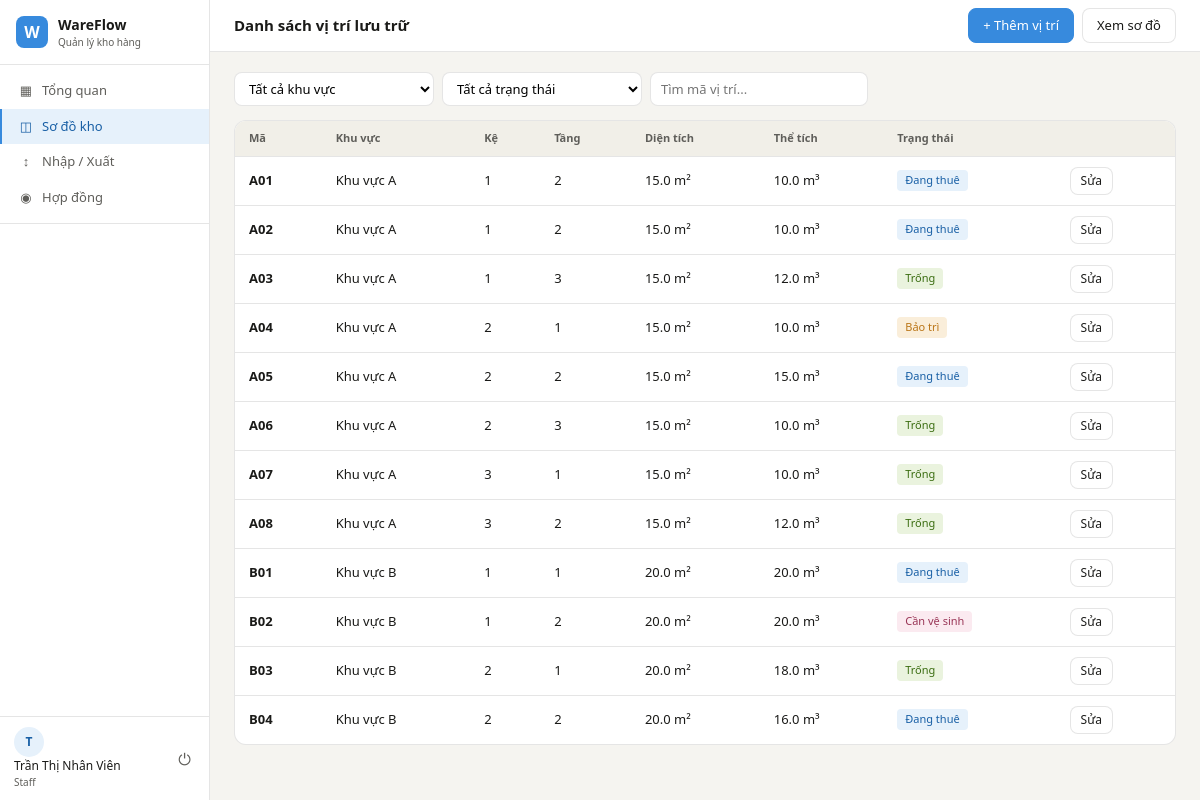
Page /warehouse/slots (signed in) on the committed database.
### app/models/__init__.py (models this page shows, shortened)
class User(UserMixin, db.Model):
    __tablename__ = 'users'
    id           = db.Column(db.Integer, primary_key=True)
    username     = db.Column(db.String(80), unique=True, nullable=False)
    email        = db.Column(db.String(120), unique=True, nullable=False)
    password_hash = db.Column(db.String(256), nullable=False)
    full_name    = db.Column(db.String(150))
    phone        = db.Column(db.String(20))
    role         = db.Column(db.String(20), default=UserRole.STAFF.value)
    is_active    = db.Column(db.Boolean, default=True)
    created_at   = db.Column(db.DateTime, default=datetime.utcnow)
    def is_admin(self):
        return self.role == UserRole.ADMIN.value

class Slot(db.Model):
    __tablename__ = 'slots'
    id           = db.Column(db.Integer, primary_key=True)
    code         = db.Column(db.String(20), unique=True, nullable=False)  # 'A01', 'B03'
    zone_id      = db.Column(db.Integer, db.ForeignKey('zones.id'), nullable=False)
    row_number   = db.Column(db.Integer)          # Dãy kệ
    floor_number = db.Column(db.Integer)          # Tầng
    area_m2      = db.Column(db.Float, default=0)
    volume_m3    = db.Column(db.Float, default=0)
    max_weight_kg = db.Column(db.Float, default=0)
    status       = db.Column(db.String(20), default=SlotStatus.EMPTY.value)
    notes        = db.Column(db.Text)
    updated_at   = db.Column(db.DateTime, default=datetime.utcnow,
                             onupdate=datetime.utcnow)
    contract_slots = db.relationship('ContractSlot', backref='slot', lazy='dynamic')

class Zone(db.Model):
    __tablename__ = 'zones'
    id           = db.Column(db.Integer, primary_key=True)
    code         = db.Column(db.String(10), unique=True, nullable=False)  # 'A', 'B'
    name         = db.Column(db.String(100), nullable=False)               # 'Khu vực A'
    description  = db.Column(db.String(200))                               # 'Hàng khô'
    max_area_m2  = db.Column(db.Float, default=0)                         # Diện tích tối đa
    max_weight_kg = db.Column(db.Float, default=0)                        # Tải trọng tối đa
    created_at   = db.Column(db.DateTime, default=datetime.utcnow)
    slots = db.relationship('Slot', backref='zone', lazy='dynamic',
                            cascade='all, delete-orphan')

### app/routes/warehouse.py (the view)
@warehouse_bp.route('/slots')
@login_required
def slot_list():
    zone_id = request.args.get('zone_id', type=int)
    status  = request.args.get('status', '')
    search  = request.args.get('search', '').strip()
    query = Slot.query
    if zone_id:
        query = query.filter_by(zone_id=zone_id)
    if status:
        query = query.filter_by(status=status)
    if search:
        query = query.filter(Slot.code.ilike(f'%{search}%'))
    slots = query.order_by(Slot.code).all()
    zones = Zone.query.all()
    return render_template('warehouse/slot_list.html',
                           slots=slots, zones=zones,
                           status_labels=STATUS_LABELS,
                           statuses=SlotStatus)

### app/models/__init__.py (called while the page is built)
@login_manager.user_loader
def load_user(user_id):
    return User.query.get(int(user_id))

### run.py (called while the page is built)
@app.context_processor
def inject_globals():
    from datetime import datetime
    return {'now': datetime.now()}

### app/templates/warehouse/slot_list.html (shortened to what this page needs)
{% extends 'base.html' %}
{% block page_title %}Danh sách vị trí lưu trữ{% endblock %}
{% block topbar_actions %}
<a href="{{ url_for('warehouse.slot_create') }}" class="btn btn-primary">+ Thêm vị trí</a>
<a href="{{ url_for('warehouse.index') }}" class="btn">Xem sơ đồ</a>
{% endblock %}
{% block content %}
<div class="filter-bar">
  <form method="GET" style="display:flex;gap:8px">
    <select name="zone_id" class="search-input" onchange="this.form.submit()">
      <option value="">Tất cả khu vực</option>
    </select>
    <select name="status" class="search-input" onchange="this.form.submit()">
      <option value="">Tất cả trạng thái</option>
    </select>
    <input type="text" name="search" value="{{ request.args.get('search','') }}" class="search-input"
      placeholder="Tìm mã vị trí...">
  </form>
</div>
<div class="panel">
  <div class="table-wrap">
    <table>
      <thead>
        <tr>
          <th>Mã</th>
          <th>Khu vực</th>
          <th>Kệ</th>
          <th>Tầng</th>
          <th>Diện tích</th>
          <th>Thể tích</th>
          <th>Trạng thái</th>
          <th></th>
        </tr>
      </thead>
      <tbody>
        {% for s in slots %}
        {% set label, color = status_labels[s.status] %}
        <tr>
          <td><strong>{{ s.code }}</strong></td>
          <td>{{ s.zone.name }}</td>
          <td>{{ s.row_number }}</td>
          <td>{{ s.floor_number }}</td>
          <td>{{ s.area_m2 }} m²</td>
          <td>{{ s.volume_m3 }} m³</td>
          <td><span class="badge badge-{{ color }}">{{ label }}</span></td>
          <td><a href="{{ url_for('warehouse.slot_edit', slot_id=s.id) }}" class="btn btn-sm">Sửa</a></td>
        </tr>
        {% endfor %}
      </tbody>
    </table>
  </div>
</div>
{% endblock %}

### app/templates/base.html (shortened to what this page needs)
<!DOCTYPE html>
<html lang="vi">
<head>
  <link rel="stylesheet" href="{{ url_for('static', filename='css/main.css') }}">
</head>
<body>
{% if current_user.is_authenticated %}
<div class="app-layout">
  <aside class="sidebar">
    <div class="sidebar-logo">
      <div class="logo-icon">W</div>
      <div>
        <div class="logo-name">WareFlow</div>
        <div class="logo-sub">Quản lý kho hàng</div>
      </div>
    </div>
    <nav class="sidebar-nav">
      <a href="{{ url_for('dashboard.index') }}"
         class="nav-item {% if request.endpoint == 'dashboard.index' %}active{% endif %}">
        <span class="nav-icon">▦</span> Tổng quan
      </a>
      <a href="{{ url_for('warehouse.index') }}"
         class="nav-item {% if 'warehouse' in request.endpoint %}active{% endif %}">
        <span class="nav-icon">◫</span> Sơ đồ kho
      </a>
      <a href="{{ url_for('logistics.index') }}"
         class="nav-item {% if 'logistics' in request.endpoint %}active{% endif %}">
        <span class="nav-icon">↕</span> Nhập / Xuất
      </a>
      <a href="{{ url_for('contracts.index') }}"
         class="nav-item {% if 'contracts' in request.endpoint %}active{% endif %}">
        <span class="nav-icon">◉</span> Hợp đồng
      </a>
      <div class="nav-divider"></div>
    </nav>
    <div class="sidebar-footer">
      <div class="user-info">
        <div class="user-avatar">{{ current_user.full_name[0] if current_user.full_name else current_user.username[0] }}</div>
        <div>
          <div class="user-name">{{ current_user.full_name or current_user.username }}</div>
          <div class="user-role">{{ current_user.role | capitalize }}</div>
        </div>
      </div>
      <a href="{{ url_for('auth.logout') }}" class="logout-btn" title="Đăng xuất">⏻</a>
    </div>
  </aside>
  <div class="main-content">
    <header class="topbar">
      <h1 class="page-title">{% block page_title %}{% endblock %}</h1>
      <div class="topbar-actions">{% block topbar_actions %}{% endblock %}</div>
    </header>
    <div class="content-body">
      {% block content %}{% endblock %}
    </div>
  </div>
</div>
{% else %}
  {% block auth_content %}{% endblock %}
{% endif %}
</body>
</html>

### rows in the picture
User: full_name "T", full_name "Trần Thị Nhân Viên", role "Staff"
Slot: code "A01", zone.name "Khu vực A", row_number "1", floor_number "2", area_m2 "15.0", volume_m3 "10.0", label "Đang thuê"
Slot: code "A02", zone.name "Khu vực A", row_number "1", floor_number "2", area_m2 "15.0", volume_m3 "10.0", label "Đang thuê"
Slot: code "A03", zone.name "Khu vực A", row_number "1", floor_number "3", area_m2 "15.0", volume_m3 "12.0", label "Trống"
Slot: code "A04", zone.name "Khu vực A", row_number "2", floor_number "1", area_m2 "15.0", volume_m3 "10.0", label "Bảo trì"
Slot: code "A05", zone.name "Khu vực A", row_number "2", floor_number "2", area_m2 "15.0", volume_m3 "15.0", label "Đang thuê"
Slot: code "A06", zone.name "Khu vực A", row_number "2", floor_number "3", area_m2 "15.0", volume_m3 "10.0", label "Trống"
Slot: code "A07", zone.name "Khu vực A", row_number "3", floor_number "1", area_m2 "15.0", volume_m3 "10.0", label "Trống"
Slot: code "A08", zone.name "Khu vực A", row_number "3", floor_number "2", area_m2 "15.0", volume_m3 "12.0", label "Trống"
Slot: code "B01", zone.name "Khu vực B", row_number "1", floor_number "1", area_m2 "20.0", volume_m3 "20.0", label "Đang thuê"
Slot: code "B02", zone.name "Khu vực B", row_number "1", floor_number "2", area_m2 "20.0", volume_m3 "20.0", label "Cần vệ sinh"
Slot: code "B03", zone.name "Khu vực B", row_number "2", floor_number "1", area_m2 "20.0", volume_m3 "18.0", label "Trống"
Slot: code "B04", zone.name "Khu vực B", row_number "2", floor_number "2", area_m2 "20.0", volume_m3 "16.0", label "Đang thuê"
